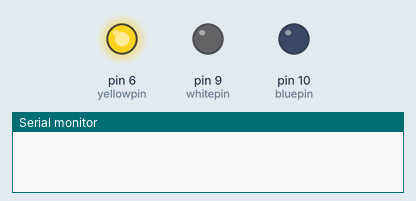
Recording of a sketch running on a simulated Arduino Uno, built with avr-gcc and run on an emulated ATmega328P. Shown: output pins drawn as LEDs (lit = HIGH), the last lines printed to the serial monitor.

Above: at 0.1 s.
At 2.9 s:
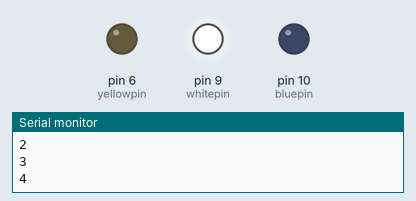
At 7.1 s:
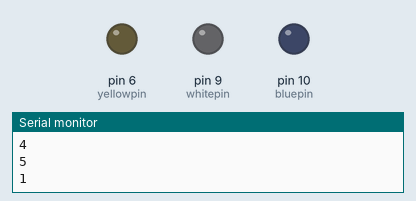
Timing chart, 0 to 7.4 s (numbered marks = the images above):
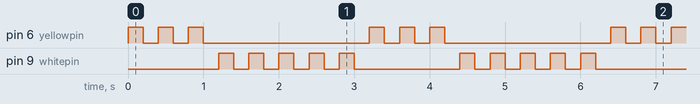

The sketch:

Understanding_Arduino_For_Loops.ino
```cpp
int yellowpin=6;
int whitepin=9;
int bluepin=10;
int yellowblink=3;
int x;
int k;
int delaytime=200;


void setup() {
  // put your setup code here, to run once:
  pinMode(yellowpin, OUTPUT);
  pinMode (whitepin, OUTPUT);
  pinMode (bluepin, OUTPUT);
  Serial.begin(9600);

}

void loop() {
  // put your main code here, to run repeatedly:
    for (x=1; x<=yellowblink;x++){


    digitalWrite(yellowpin,HIGH);
    delay(delaytime);
    digitalWrite(yellowpin, LOW);
    delay(delaytime);
    Serial.println(x);

    }
 for (x=1; x<=5;x++){
  digitalWrite(whitepin, HIGH);
  delay(delaytime);
  digitalWrite(whitepin, LOW);
  delay(delaytime);
  Serial.println(x);

 }


}
```

Measured:
- by itself, pin 6 (yellowpin): repeats every 3.2 s: 2 × (LOW 0.20 s, HIGH 0.20 s), LOW 2.2 s, HIGH 0.20 s
- by itself, pin 9 (whitepin): repeats every 3.2 s: 4 × (LOW 0.20 s, HIGH 0.20 s), LOW 1.4 s, HIGH 0.20 s
- by itself, everything shown: repeats every 3.2 s, in 16 steps
